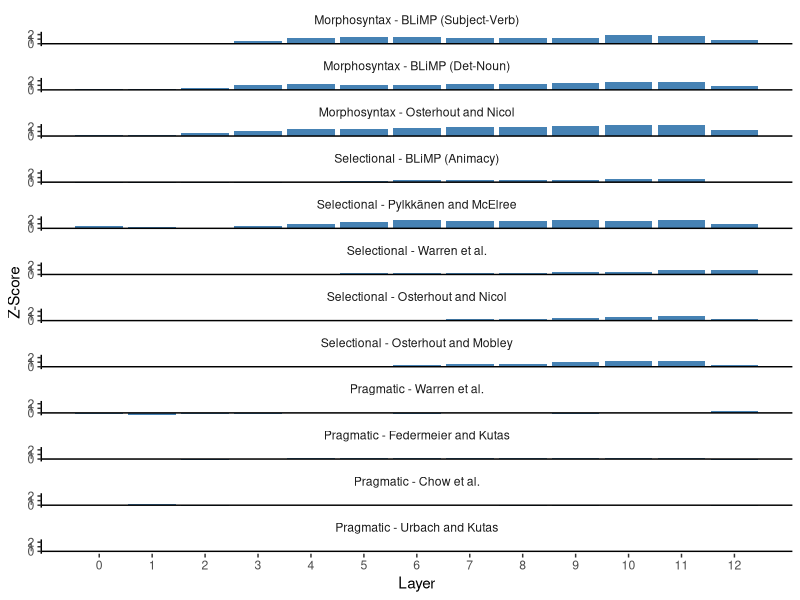
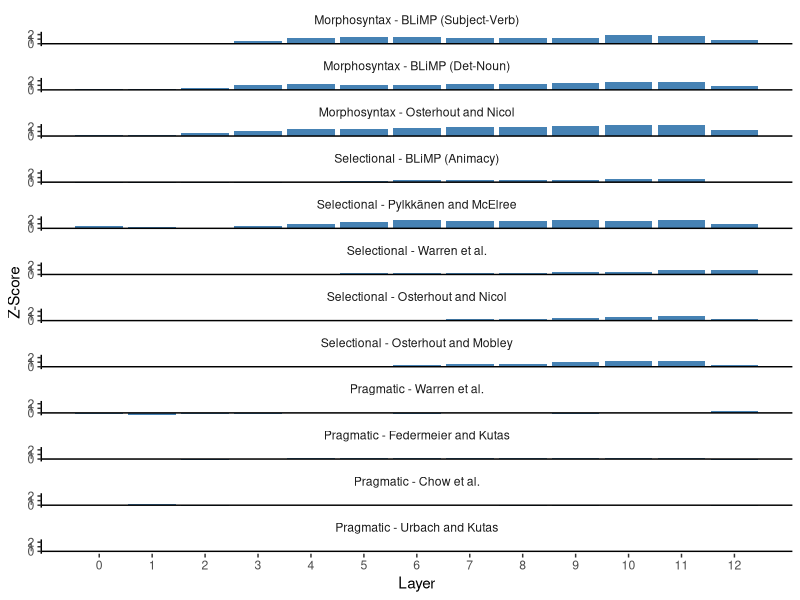

These charts were generated, in order, by the following R code:
library(tidyverse)
library(ggplot2)

df <- read_csv("roberta_manual.csv")

task_factor <- function(x) {
  factor(x, unique(df$task))
}
df$task <- task_factor(df$task)

ggplot(df, aes(x=layer, y=score)) +
  facet_wrap(~task, ncol=1) +
  geom_bar(stat="identity", fill="steelblue") +
  geom_hline(yintercept=0, color="black") +
  scale_x_continuous(breaks=0:12) +
  scale_y_continuous(breaks=seq(-3, 3, 1)) +
  xlab("Layer") +
  ylab("Z-Score") +
  theme_bw() +
  theme(panel.grid.major=element_blank(),
        panel.grid.minor=element_blank(),
        panel.border=element_blank(),
        axis.line.y.left=element_line(color='black'),
        strip.background=element_blank())

ggsave("roberta_manual.pdf", width=4, height=12)
